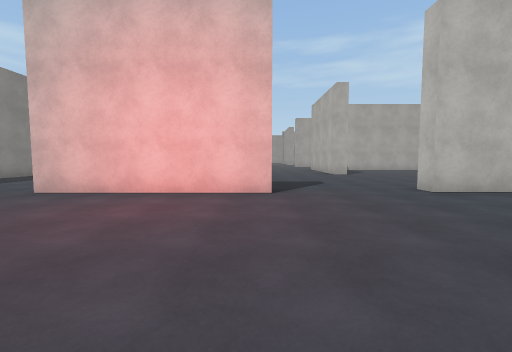
View 1 (above)

21 first-person views from a walk through a scene from a Unity 3-D project. The camera is 1.4 m above the floor, tilts 4° down and sees 90° across. The floor is counted in squares, 2 m on a side. Each view is taken from the middle of a square. On the plan, view 1 faces up. The plan holds only what a view shows up to about 9 squares ahead; the rest is blank. The place goes on beyond the plan. The player character is not drawn. Some animated figures are not drawn. Surface patterns are stand-ins for the level's own textures.

View 2
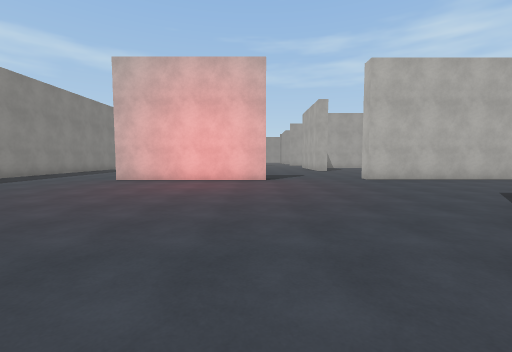

View 3
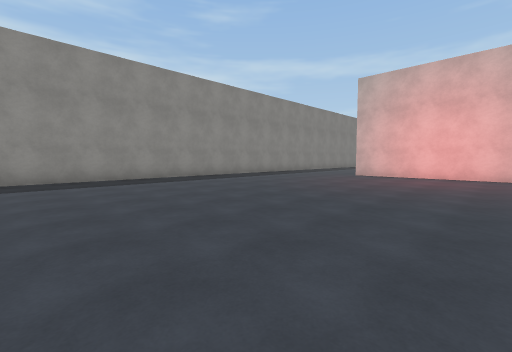

View 4
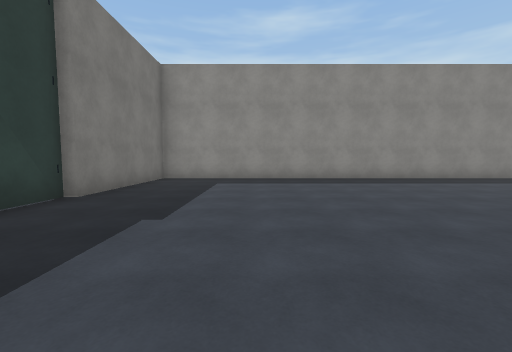

View 5
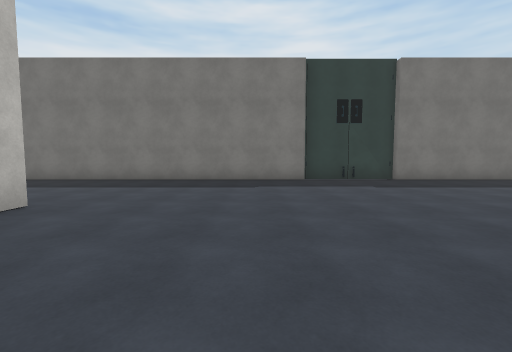

View 6
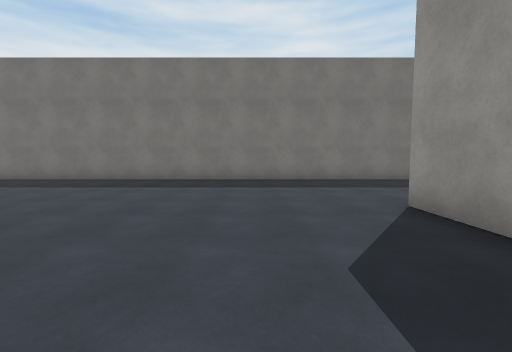

View 7
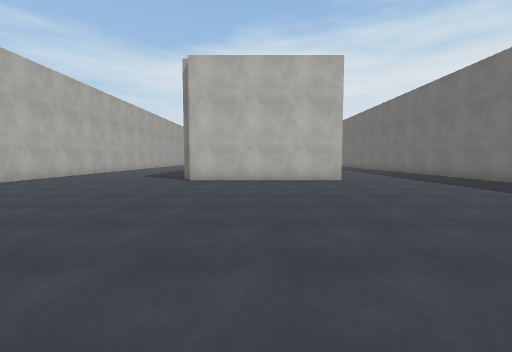

View 8
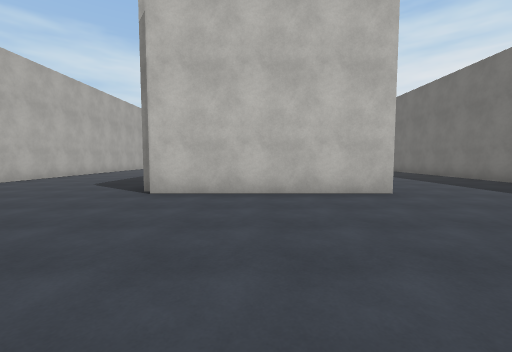

View 9
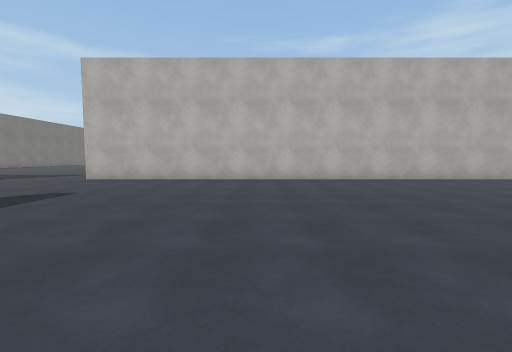

View 10
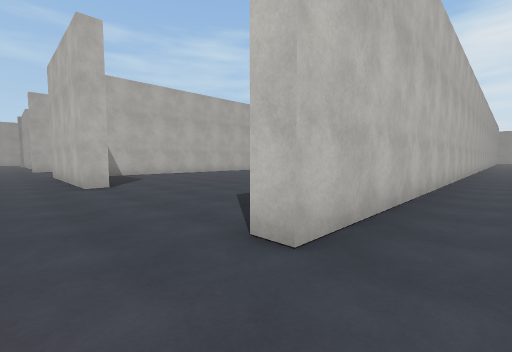

View 11
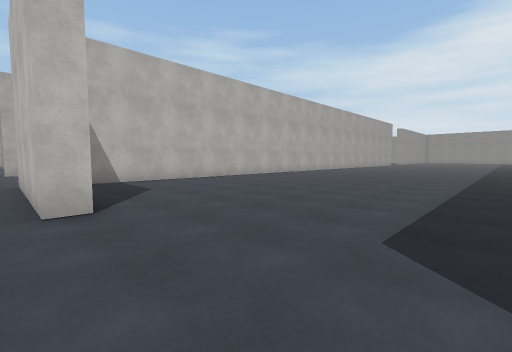

View 12
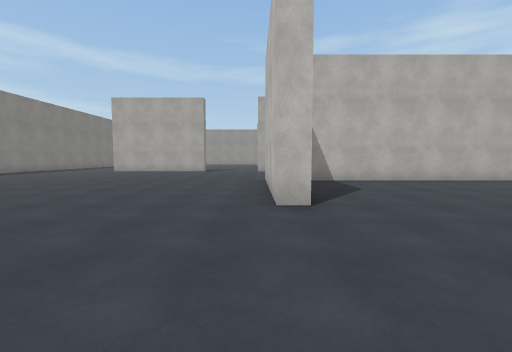

View 13
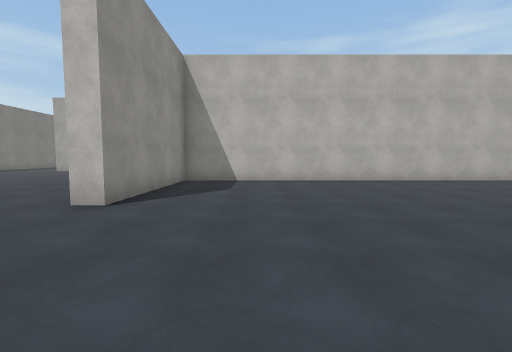

View 14
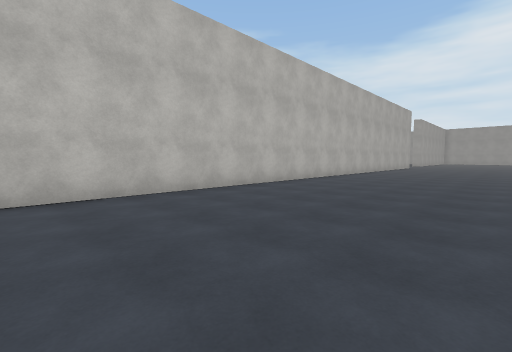

View 15
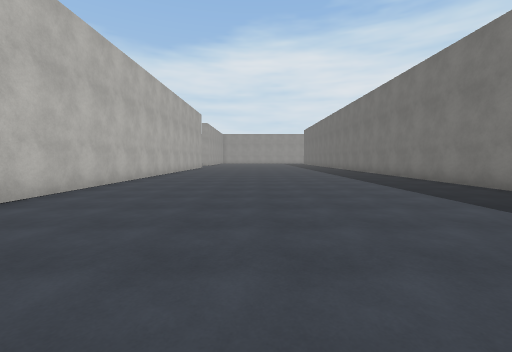

View 16
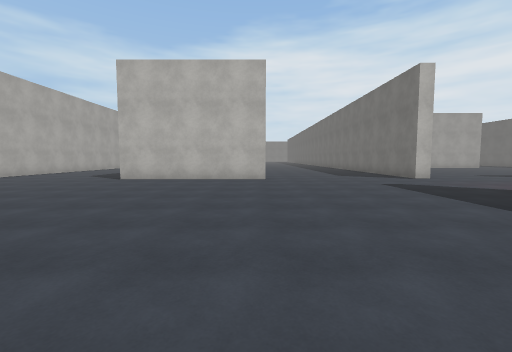

View 17
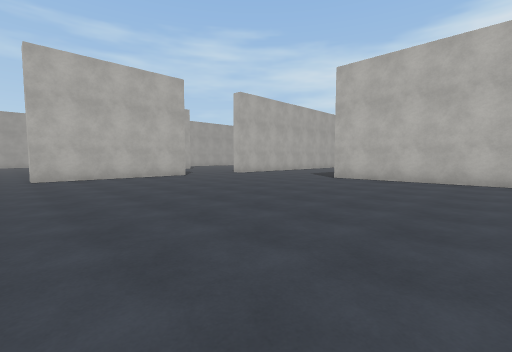

View 18
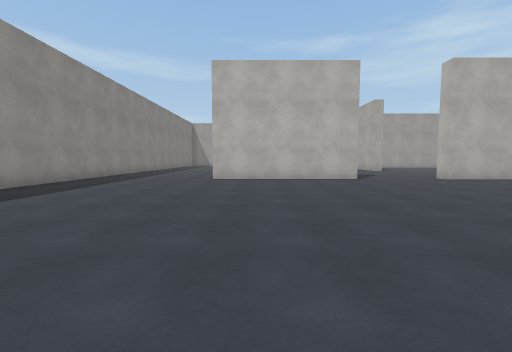

View 19
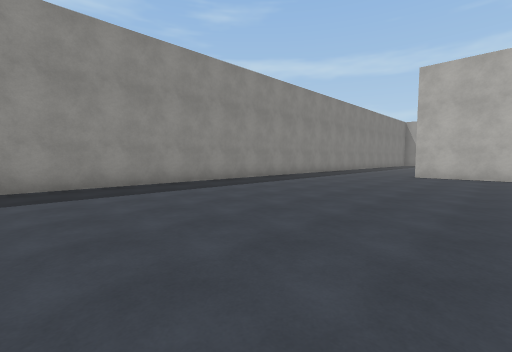

View 20
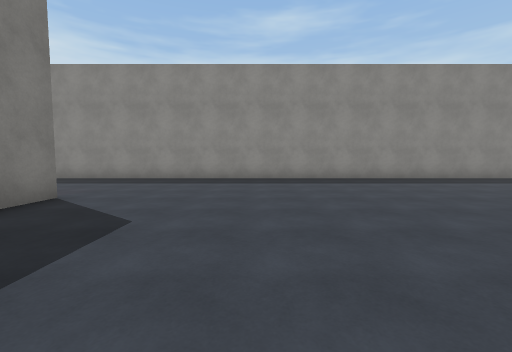

View 21
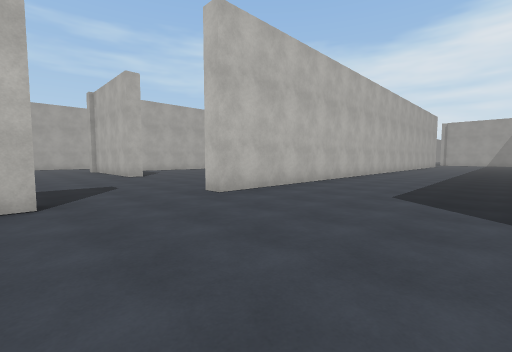

### Floor plan
Points are (right, up) in squares from view 1. A wall is a line through its corners. A room is listed if a view was taken in it or the views show most of it. See-through windows are left out.
Room 1 (views 1, 2, 3, 4, 5, 6, 7, 8, 9, 10)
walls: (3.8, -3.1) (3.8, -4.8); (3.3, -4.8) (3.3, -4.2); (12.9, -4.8) (12.9, 0.1); (0.4, 5.1) (-4.5, 5.1); (-1.6, -9.1) (17, -9.1); (-4.5, -9.4) (-1.5, -9.4); (17.2, 5.1) (3.6, 5.1) (3.6, 5.6); (-8.7, 3.6) (-8.7, -9.1) (-4.4, -9.1)
ways out: opening at (-6.5, 4.2) to room 2; opening at (2, 6) to room 2
Room 2 (views 11, 12, 13, 14, 15, 16, 17, 18, 19, 20, 21)
walls: (3.6, 5.6) (4, 5.6); (8.6, 20.1) (3.1, 20.1); (0.4, 20.3) (-4.5, 20.3); (-4.5, 5.6) (-3.4, 5.6); (15.2, 5.6) (19, 5.6); (19, 14.9) (3.8, 14.9) (3.8, 10.7) (3.3, 10.7) (3.3, 15.5); (-8.7, 19.5) (-8.7, 3.6)
ways out: opening at (-6.5, 4.2) to room 1; opening at (2, 6) to room 1; opening at (-6.5, 20.2); opening at (2, 20.3)

Positions as (right, up) in squares from view 1, and headings:
1: (0, 0), facing up
2: (0, -3), facing up
3: (0, -5), facing up-left
4: (0, -6), facing left
5: (0, -1), facing down
6: (6, -1), facing down
7: (5, -2), facing right
8: (8, -2), facing right
9: (9, -3), facing up
10: (2, 4), facing up-right
11: (3, 7), facing up-right
12: (3, 7), facing up
13: (6, 7), facing up
14: (9, 10), facing up-right
15: (10, 11), facing right
16: (-5, 11), facing right
17: (-5, 11), facing up-right
18: (-3, 12), facing up
19: (-2, 10), facing up-left
20: (0, 9), facing left
21: (0, 16), facing up-right
